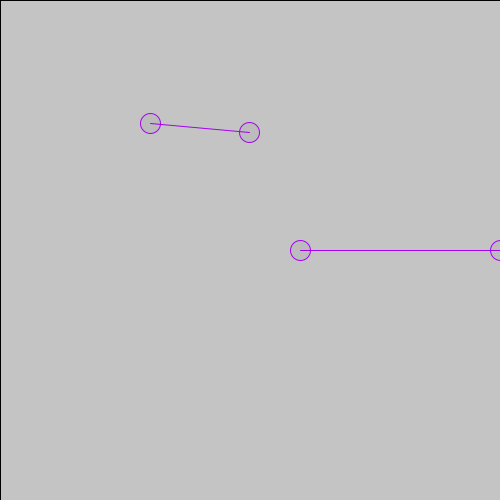
Frame 1 (no input)
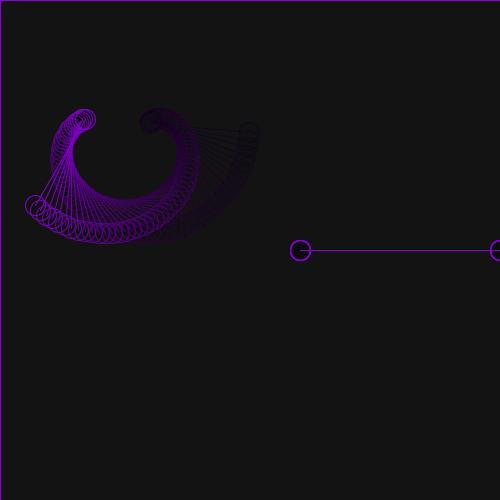
Frame 60 (the mouse pressed at the canvas centre just before this capture)
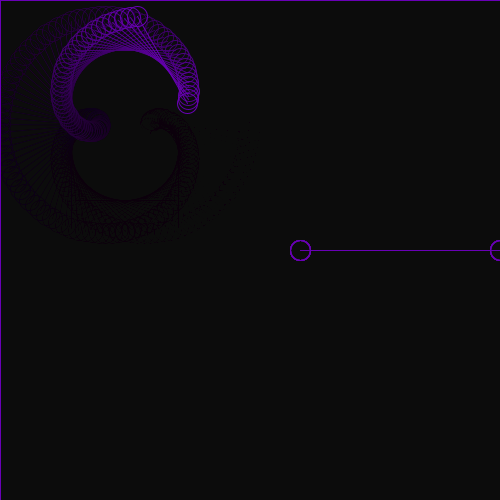
Frame 120 (the mouse held since frame 60 and released just before this capture)

The Processing sketch that drew these frames (run headless with seeded random() and noise(); from frame 60 on, the mouse is pressed at the canvas centre):

// Processing sketch: sketch_150903a
// ── sketch_150903a.pde
float acceleration;
final float decay = 0.95;
final float size = 100;

float centerX;
float centerY;

float axisX;
float axisY;

Baton baton;
Baton baton2;
ColorCycle cycle;


void setup() {
  size(500,500);
  
  centerX = width/2;
  centerY = height/2;
  
  baton = new Baton(100, centerX, centerY, 0);
  
  baton2 = new Baton(50, centerX/2, centerY/2, 5);
  cycle = new ColorCycle();
  
  colorMode(RGB);
}

void draw() {
  blendMode(BLEND);
  fill(0, 10);
  rect(0, 0, width, height);
  baton._speed += acceleration;
  baton._speed *= decay;
  acceleration *= decay;
  
  cycle.draw();
  
  stroke(cycle.r,0,cycle.b);
  
  baton.draw();
  baton2.draw();
}

void keyPressed() {
  if(keyCode == LEFT)
     acceleration -= 0.1; 
   if(keyCode == RIGHT)
     acceleration += 0.1; 
}
// ── Baton.pde
public class Baton {
  private float _length;
  private float _centerX;
  private float _centerY;
  public float _speed;
  private float _batonCircleRadius = 20;
  private float axisX;
  private float axisY;
  private float angle = 0;
  
  public Baton(float size, float centerX, float centerY, float initSpeed) {
    _length = size;
    _centerX = centerX;
    _centerY = centerY;
    _speed = initSpeed;
  }
  
  void draw() {
    angle += _speed;
    axisX = _centerX + 1.5*_length*cos(radians(angle/2));
    axisY = _centerY + 1.5*_length*sin(radians(angle/2));
    
    float x1 = axisX - _length*cos(radians(angle));
    float x2 = axisX + _length*cos(radians(angle));
    float y1 = axisY - _length*sin(radians(angle));
    float y2 = axisY + _length*sin(radians(angle));
    
    line(x1,y1,x2,y2);
    ellipse(x1,y1,_batonCircleRadius,_batonCircleRadius);
    ellipse(x2,y2,_batonCircleRadius,_batonCircleRadius);
  }
}
// ── ColorCycle.pde
public class ColorCycle{
  public float r;
  public float g;
  public float b;
  
  public ColorCycle() {
    r = floor(random(1,255));
    g = floor(random(1,255));
    b = floor(random(1,255));
  }
  
  void draw() {
    r -= 0.5;
    b -= 0.5;
    g -= 0.5;
    
    if(r<2){
      r=255;
    } 
    if(g<2){
      g=255;
    }
    if(b<2){
      b=255;
    }
  }
}
